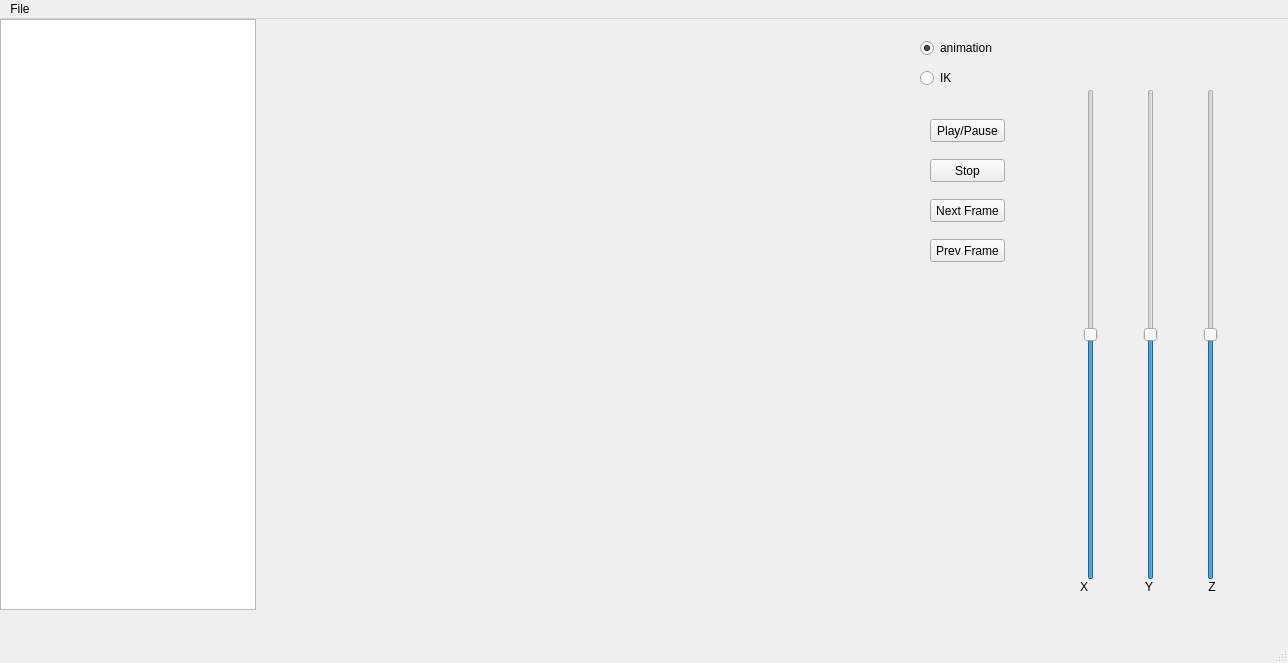
<?xml version="1.0" encoding="UTF-8"?>
<ui version="4.0">
 <class>GUI</class>
 <widget class="QMainWindow" name="GUI">
  <property name="geometry">
   <rect>
    <x>0</x>
    <y>0</y>
    <width>1288</width>
    <height>663</height>
   </rect>
  </property>
  <property name="windowTitle">
   <string>GUI</string>
  </property>
  <widget class="QWidget" name="centralwidget">
   <widget class="QTreeView" name="treeView">
    <property name="geometry">
     <rect>
      <x>0</x>
      <y>0</y>
      <width>256</width>
      <height>591</height>
     </rect>
    </property>
   </widget>
   <widget class="QSlider" name="zSlider">
    <property name="geometry">
     <rect>
      <x>1200</x>
      <y>70</y>
      <width>22</width>
      <height>491</height>
     </rect>
    </property>
    <property name="minimum">
     <number>-6000</number>
    </property>
    <property name="maximum">
     <number>6000</number>
    </property>
    <property name="orientation">
     <enum>Qt::Vertical</enum>
    </property>
   </widget>
   <widget class="QRadioButton" name="rotationMode">
    <property name="geometry">
     <rect>
      <x>920</x>
      <y>50</y>
      <width>101</width>
      <height>18</height>
     </rect>
    </property>
    <property name="text">
     <string>IK</string>
    </property>
    <property name="checked">
     <bool>false</bool>
    </property>
   </widget>
   <widget class="QRadioButton" name="translationMode">
    <property name="geometry">
     <rect>
      <x>920</x>
      <y>20</y>
      <width>121</width>
      <height>18</height>
     </rect>
    </property>
    <property name="text">
     <string>animation</string>
    </property>
    <property name="checked">
     <bool>true</bool>
    </property>
   </widget>
   <widget class="QSlider" name="xSlider">
    <property name="geometry">
     <rect>
      <x>1080</x>
      <y>70</y>
      <width>22</width>
      <height>491</height>
     </rect>
    </property>
    <property name="minimum">
     <number>-6000</number>
    </property>
    <property name="maximum">
     <number>6000</number>
    </property>
    <property name="orientation">
     <enum>Qt::Vertical</enum>
    </property>
   </widget>
   <widget class="QSlider" name="ySlider">
    <property name="geometry">
     <rect>
      <x>1140</x>
      <y>70</y>
      <width>22</width>
      <height>491</height>
     </rect>
    </property>
    <property name="minimum">
     <number>-6000</number>
    </property>
    <property name="maximum">
     <number>6000</number>
    </property>
    <property name="singleStep">
     <number>1</number>
    </property>
    <property name="value">
     <number>1</number>
    </property>
    <property name="orientation">
     <enum>Qt::Vertical</enum>
    </property>
   </widget>
   <widget class="QLabel" name="zLabel">
    <property name="geometry">
     <rect>
      <x>1190</x>
      <y>50</y>
      <width>61</width>
      <height>16</height>
     </rect>
    </property>
    <property name="text">
     <string/>
    </property>
   </widget>
   <widget class="QLabel" name="xLabel">
    <property name="geometry">
     <rect>
      <x>1070</x>
      <y>50</y>
      <width>61</width>
      <height>16</height>
     </rect>
    </property>
    <property name="text">
     <string/>
    </property>
   </widget>
   <widget class="QLabel" name="yLabel">
    <property name="geometry">
     <rect>
      <x>1130</x>
      <y>50</y>
      <width>73</width>
      <height>14</height>
     </rect>
    </property>
    <property name="text">
     <string/>
    </property>
   </widget>
   <widget class="QPushButton" name="playButton">
    <property name="geometry">
     <rect>
      <x>930</x>
      <y>100</y>
      <width>75</width>
      <height>23</height>
     </rect>
    </property>
    <property name="text">
     <string>Play/Pause</string>
    </property>
   </widget>
   <widget class="QPushButton" name="nextButton">
    <property name="geometry">
     <rect>
      <x>930</x>
      <y>180</y>
      <width>75</width>
      <height>23</height>
     </rect>
    </property>
    <property name="text">
     <string>Next Frame</string>
    </property>
   </widget>
   <widget class="QPushButton" name="stopButton">
    <property name="geometry">
     <rect>
      <x>930</x>
      <y>140</y>
      <width>75</width>
      <height>23</height>
     </rect>
    </property>
    <property name="text">
     <string>Stop</string>
    </property>
   </widget>
   <widget class="QPushButton" name="prevButton">
    <property name="geometry">
     <rect>
      <x>930</x>
      <y>220</y>
      <width>75</width>
      <height>23</height>
     </rect>
    </property>
    <property name="text">
     <string>Prev Frame</string>
    </property>
   </widget>
   <widget class="QLabel" name="infoLabel">
    <property name="geometry">
     <rect>
      <x>1116</x>
      <y>10</y>
      <width>81</width>
      <height>21</height>
     </rect>
    </property>
    <property name="text">
     <string/>
    </property>
   </widget>
   <widget class="QWidget" name="layoutWidget">
    <property name="geometry">
     <rect>
      <x>1080</x>
      <y>560</y>
      <width>181</width>
      <height>16</height>
     </rect>
    </property>
    <layout class="QHBoxLayout" name="horizontalLayout">
     <item>
      <widget class="QLabel" name="label">
       <property name="text">
        <string>X</string>
       </property>
      </widget>
     </item>
     <item>
      <widget class="QLabel" name="label_2">
       <property name="text">
        <string> Y</string>
       </property>
      </widget>
     </item>
     <item>
      <widget class="QLabel" name="label_3">
       <property name="text">
        <string> Z</string>
       </property>
      </widget>
     </item>
    </layout>
   </widget>
  </widget>
  <widget class="QMenuBar" name="menubar">
   <property name="geometry">
    <rect>
     <x>0</x>
     <y>0</y>
     <width>1288</width>
     <height>22</height>
    </rect>
   </property>
   <widget class="QMenu" name="menuFile">
    <property name="title">
     <string>File</string>
    </property>
    <addaction name="actionLoad_BVH"/>
    <addaction name="actionSave_BVH"/>
   </widget>
   <addaction name="menuFile"/>
  </widget>
  <widget class="QStatusBar" name="statusbar"/>
  <action name="actionLoad_BVH">
   <property name="text">
    <string>Load BVH</string>
   </property>
  </action>
  <action name="actionSave_BVH">
   <property name="text">
    <string>Save BVH</string>
   </property>
  </action>
 </widget>
 <resources/>
 <connections/>
</ui>
